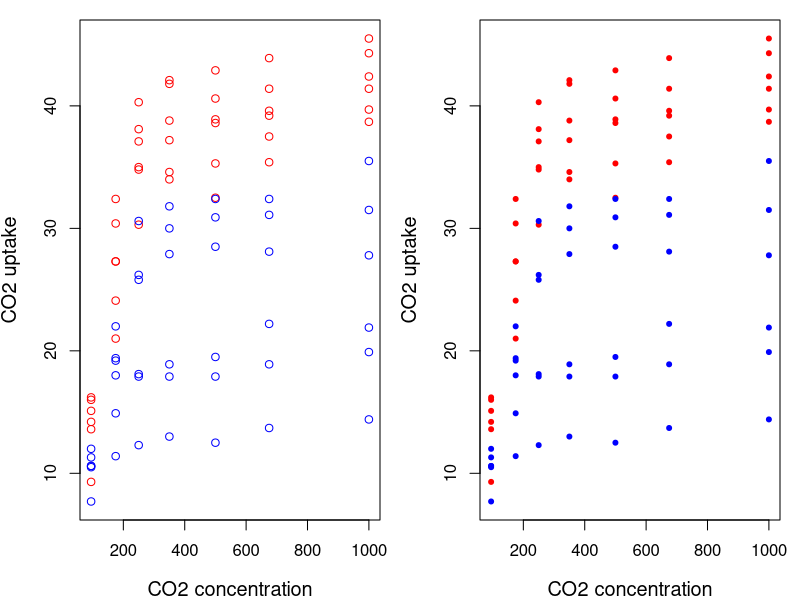

Write R code to recreate this figure. (Note: this script raises an error after producing the figure.)
## ---- chunk 1
library(DiagrammeR)

#Create node data frame
f9_nodes <- create_node_df(n = 5, #number of nodes
                           group = c('a', 'a', 'a', 'b', 'c'),
                           label = c("Argument 1", "Argument 2",
                                     "Argument 3", "Traitement des données", 'Résultat'), 
                           shape = c("none", "none", 'none', 'rectangle', 'none'), #shape of node
                           style = c('none', 'none', 'none', 'rounded', 'none'), #line style around nodes
                           fontname = 'Helvetica',
                           fontsize = 10,
                           fixedsize = FALSE, #whether node changes size based on label or is fixed
                           color = 'mediumblue'
                           )


#create edges
##DiagrammeR doesn't handle NA's in edge labels well, so NAs are ' ' here.
f9_edges <- create_edge_df(from = c(1, 2, 3, 4), #origin node id
                           to = c(4, 4, 4, 5),
                           style = c('solid', 'solid', 'solid', 'dashed'),
                           fontsize = 10,
                           color = 'dimgrey',
                           headport = c('w', 'w', 'w', 'w'),
                           tailport = c('e', 'e', 'e', 'e')
                           )

#create flowchart
flowchart9 <- create_graph(
                    nodes_df = f9_nodes,
                    edges_df = f9_edges,
                    directed = TRUE, #arrows vs straight lines
                    attr_theme = 'lr' #left to right specified
                    )

#display flowchart
render_graph(flowchart9, 
             width = '95%', 
             height = 'auto')
## ---- chunk 2
operations <- function(numero_1, numero_2, numero_3) {
  resultat <- (numero_1 + numero_2) * numero_3
  print(resultat)
}
## ---- chunk 3
operations(1, 2, 3)
## ---- chunk 4
print_animal <- function(animal) {
  if (animal == "chien") {
    print("woof")
  } else if (animal == "chat") {
    print("miaou")
  }
}
## ---- chunk 5
Pitou <- "chien"
Minou <- "chat"
print_animal(Pitou)
print_animal(Minou)
## ---- chunk 6
print_animal <- function(animal) {
  if (animal == "chien") {
    print("woof")
  } else if (animal == "chat") {
    print("miaou")
  }
}
## ---- chunk 7
operations <- function(numero_1, numero_2, numero_3 = 3) {
  resultat <- (numero_1 + numero_2) * numero_3
  print(resultat)
}
operations(1, 2, 3) # est équivalent à
operations(1, 2)
operations(1, 2, 2) # on peut toujours changer la valeur de numero_3
## ---- chunk 8
plot.CO2 <- function(CO2, ...) {
  plot(x = CO2$conc, y = CO2$uptake, type = "n", ...)
  for(i in 1:length(CO2[,1])){
     if(CO2$Type[i] == "Quebec") {
       points(CO2$conc[i], CO2$uptake[i], col="red", type="p", ...)
     } else if(CO2$Type[i] == "Mississippi") {
       points(CO2$conc[i], CO2$uptake[i], col="blue", type="p", ...)
     }
  }
}
par(mfrow=c(1, 2), mar = c(4, 4, 1, 1))
plot.CO2(CO2, 
         cex.lab=1.2, 
         xlab="CO2 concentration", ylab="CO2 uptake")
plot.CO2(CO2, cex.lab=1.2, xlab="CO2 concentration", ylab="CO2 uptake", pch=20)
## ---- chunk 9
sum2 <- function(...){
  args <- list(...)
  result <- 0
  for (i in args)  {
    result <- result + i
  }
  return (result)
}
## ---- chunk 10
sum2(2, 3)
sum2(2, 4, 5, 7688, 1)
## ---- chunk 11
myfun <- function(x) {
  if(x < 10) {
    0
  } else {
    10
  }
}
myfun(5)
myfun(15)
## ---- chunk 12
simplefun1 <- function(x) {
  if(x < 0)
  return(x)
}
## ---- chunk 13
simplefun2 <- function(x, y) {
  z <- x + y
  return(list("result" = z,
              "x" = x,
              "y" = y))
}
## ---- chunk 14
simplefun2(1, 2)
## ---- chunk 15
bigsum <- function(a, b) {
  result <- a + b
  if (result < 50) {
    return(0)
  } else {
    return (result)
  }
}
## ---- chunk 16
bigsum <- function(a, b) {
  result <- a + b
  if (result < 50) {
  0
  } else {
  result
  }
}
## ---- chunk 17
var1 <- 3     # 'var1' est définie à l'extérieur de la fonction
vartest <- function() {
  a <- 4      # 'a' est définie a l'intérieur
  print(a)    # affiche 'a'
  print(var1) # affiche 'var1'
}

a             # on ne peut pas afficher 'a', car 'a' n'existe qu'à l'intérieur de la fonction

vartest()     # cvartest() affiche 'a' et 'var1'

rm(var1)      # supprime 'var1'
vartest()     # la fonction ne fonctionne plus, car 'var1' n'existe plus!
## ---- chunk 18
var1 <- 3     # var1 est définie à l'extérieur de la fonction
vartest <- function(var1) {
  print(var1) # affiche var1
}

vartest(8)    # Dans notre fonction, var1 est maintenant notre argument et prend sa valeur

var1          # var1 a toujours la même valeur à l'extérieur de la fonction
## ---- chunk 19
for(i in 1:length(CO2[,1])) {
  if(CO2$Type[i] == "Mississippi") {
    CO2$conc[i] <- CO2$conc[i] - 20
  }
}
for(i in 1:length(CO2[,1])) {
  if(CO2$Type[i] == "Quebec") {
    CO2$conc[i] <- CO2$conc[i] + 50
  }
}
## ---- chunk 20
# Recalibre le jeu de données CO2 en modifiant la concentration de CO2
# d'une valeur fixe selon la region
# Arguments
# CO2: the CO2 dataset
# type: the type ("Mississippi" or "Quebec") that need to be recalibrated.
# bias: the amount to add or remove to the concentration
recalibrate <- function(CO2, type, bias) {
  for (i in 1:nrow(CO2)) {
    if(CO2$Type[i] == type) {
      CO2$conc[i] <- CO2$conc[i] + bias
    }
  }
  return(CO2)
}
## ---- chunk 21
my_function <- function(x) {
  if(x != 0) {
  z <- cos(x)/x
  } else { z <- 1 }
  return(z)
}
## ---- chunk 22
my_function(45)
my_function(20)
my_function(0)
